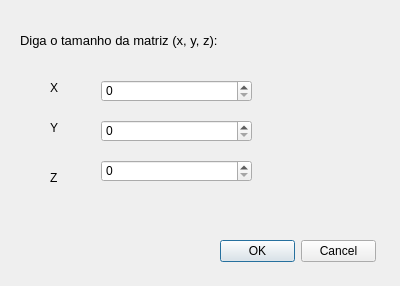
<?xml version="1.0" encoding="UTF-8"?>
<ui version="4.0">
 <class>Dialog</class>
 <widget class="QDialog" name="Dialog">
  <property name="geometry">
   <rect>
    <x>0</x>
    <y>0</y>
    <width>400</width>
    <height>286</height>
   </rect>
  </property>
  <property name="windowTitle">
   <string>Dialog</string>
  </property>
  <widget class="QDialogButtonBox" name="buttonBox">
   <property name="geometry">
    <rect>
     <x>220</x>
     <y>240</y>
     <width>156</width>
     <height>23</height>
    </rect>
   </property>
   <property name="orientation">
    <enum>Qt::Horizontal</enum>
   </property>
   <property name="standardButtons">
    <set>QDialogButtonBox::Cancel|QDialogButtonBox::Ok</set>
   </property>
  </widget>
  <widget class="QLabel" name="label">
   <property name="geometry">
    <rect>
     <x>50</x>
     <y>80</y>
     <width>47</width>
     <height>16</height>
    </rect>
   </property>
   <property name="font">
    <font>
     <pointsize>9</pointsize>
    </font>
   </property>
   <property name="text">
    <string>X</string>
   </property>
  </widget>
  <widget class="QLabel" name="label_2">
   <property name="geometry">
    <rect>
     <x>20</x>
     <y>30</y>
     <width>261</width>
     <height>20</height>
    </rect>
   </property>
   <property name="font">
    <font>
     <pointsize>10</pointsize>
    </font>
   </property>
   <property name="text">
    <string>Diga o tamanho da matriz (x, y, z):</string>
   </property>
  </widget>
  <widget class="QLabel" name="label_3">
   <property name="geometry">
    <rect>
     <x>50</x>
     <y>120</y>
     <width>47</width>
     <height>16</height>
    </rect>
   </property>
   <property name="font">
    <font>
     <pointsize>9</pointsize>
    </font>
   </property>
   <property name="text">
    <string>Y</string>
   </property>
  </widget>
  <widget class="QLabel" name="label_4">
   <property name="geometry">
    <rect>
     <x>50</x>
     <y>170</y>
     <width>47</width>
     <height>16</height>
    </rect>
   </property>
   <property name="font">
    <font>
     <pointsize>9</pointsize>
    </font>
   </property>
   <property name="text">
    <string>Z</string>
   </property>
  </widget>
  <widget class="QSpinBox" name="spinBox_X">
   <property name="geometry">
    <rect>
     <x>101</x>
     <y>80</y>
     <width>151</width>
     <height>22</height>
    </rect>
   </property>
   <property name="maximum">
    <number>200</number>
   </property>
  </widget>
  <widget class="QSpinBox" name="spinBox_Y">
   <property name="geometry">
    <rect>
     <x>101</x>
     <y>120</y>
     <width>151</width>
     <height>22</height>
    </rect>
   </property>
   <property name="maximum">
    <number>200</number>
   </property>
  </widget>
  <widget class="QSpinBox" name="spinBox_Z">
   <property name="geometry">
    <rect>
     <x>101</x>
     <y>160</y>
     <width>151</width>
     <height>22</height>
    </rect>
   </property>
   <property name="maximum">
    <number>200</number>
   </property>
  </widget>
 </widget>
 <resources/>
 <connections>
  <connection>
   <sender>buttonBox</sender>
   <signal>accepted()</signal>
   <receiver>Dialog</receiver>
   <slot>accept()</slot>
   <hints>
    <hint type="sourcelabel">
     <x>248</x>
     <y>254</y>
    </hint>
    <hint type="destinationlabel">
     <x>157</x>
     <y>274</y>
    </hint>
   </hints>
  </connection>
  <connection>
   <sender>buttonBox</sender>
   <signal>rejected()</signal>
   <receiver>Dialog</receiver>
   <slot>reject()</slot>
   <hints>
    <hint type="sourcelabel">
     <x>316</x>
     <y>260</y>
    </hint>
    <hint type="destinationlabel">
     <x>286</x>
     <y>274</y>
    </hint>
   </hints>
  </connection>
 </connections>
</ui>
